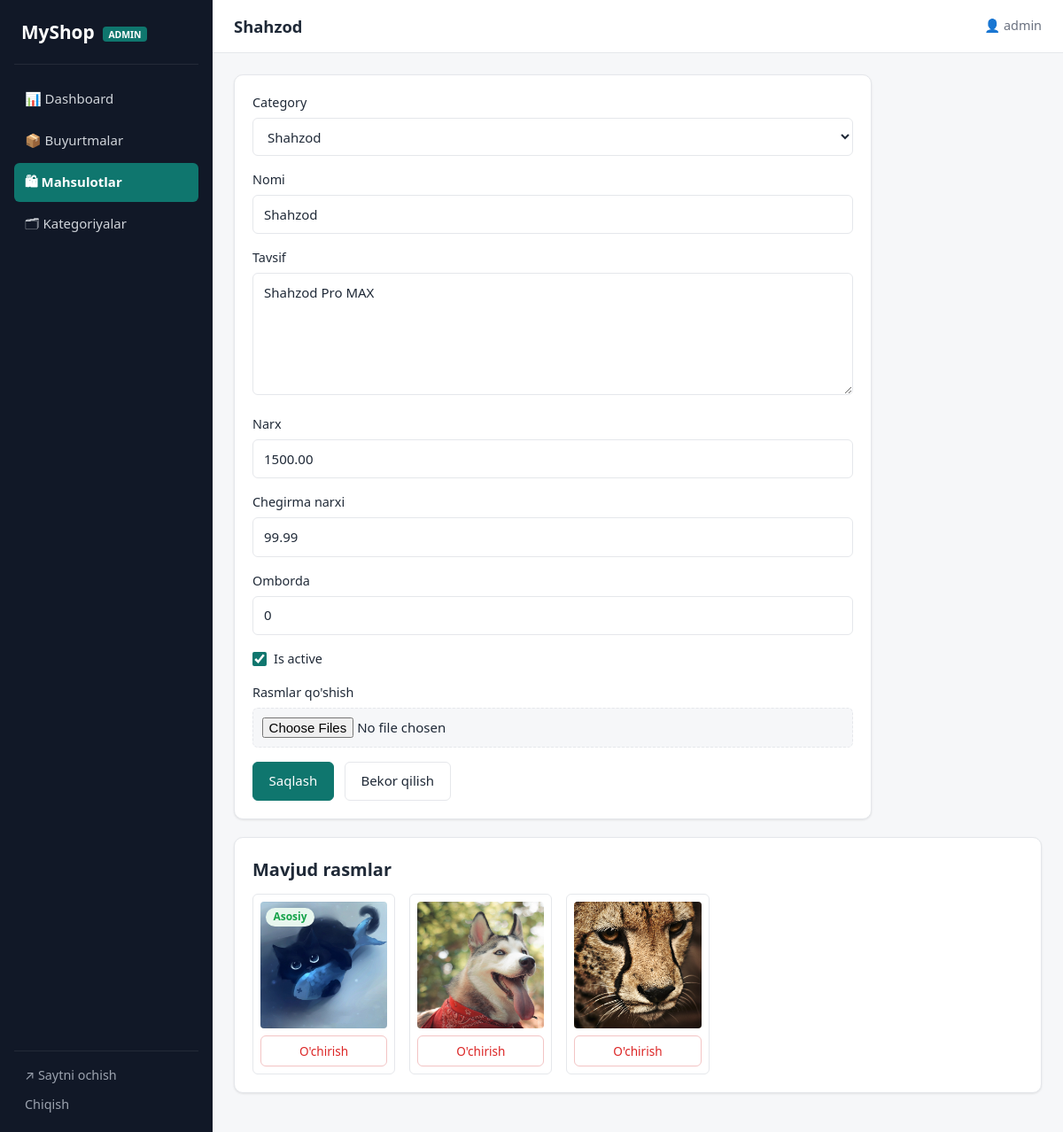
/panel/products/1/edit/ (signed in), run on the app's committed database.
### marketapp/models.py (models this page shows, shortened)
class Product(models.Model):
    category = models.ForeignKey(Category, on_delete=models.PROTECT, related_name='products')
    name = models.CharField("Nomi", max_length=200)
    slug = models.SlugField(unique=True)
    description = models.TextField("Tavsif", blank=True)
    price = models.DecimalField("Narx", max_digits=12, decimal_places=2)
    discount_price = models.DecimalField("Chegirma narxi", max_digits=12, decimal_places=2, null=True, blank=True)
    stock = models.PositiveIntegerField("Omborda", default=0)
    is_active = models.BooleanField(default=True)
    created_at = models.DateTimeField(auto_now_add=True)
    updated_at = models.DateTimeField(auto_now=True)
    class Meta:
        ordering = ['-created_at']

class ProductImage(models.Model):
    product = models.ForeignKey(Product, on_delete=models.CASCADE, related_name='images')
    image = models.ImageField(upload_to='products/')
    is_main = models.BooleanField(default=False)

### marketapp/views.py (the view, shortened to what this page needs)
# urls.py: path('panel/products/<int:pk>/edit/', views.panel_product_form, name='panel_product_edit'),
@staff_required
def panel_product_form(request, pk=None):
    product = get_object_or_404(Product, pk=pk) if pk else None
    form = ProductForm(request.POST or None, instance=product)
    return render(request, 'shop/panel/product_form.html', {'form': form, 'product': product})

### marketapp/views.py (shortened to what this page needs)
class ProductForm(forms.ModelForm):
    class Meta:
        model = Product
        fields = ('category', 'name', 'description', 'price', 'discount_price', 'stock', 'is_active')
        widgets = {'description': forms.Textarea(attrs={'rows': 5})}

### marketapp/models.py (called while the page is built)
    def __str__(self):
        return self.name

### marketapp/views.py (called while the page is built)
def cart_count(request):
    return {'cart_count': len(Cart(request))}

    def __len__(self):
        return sum(self.cart.values())

### marketapp/templates/shop/panel/product_form.html (shortened to what this page needs)
{% extends 'shop/panel/base.html' %}
{% block page_title %}{% if product %}{{ product.name }}{% else %}Yangi mahsulot{% endif %}{% endblock %}
{% block content %}
<form method="post" enctype="multipart/form-data" class="card form">
  {% include 'shop/includes/form_fields.html' %}
  <div class="form__group">
    <label>Rasmlar qo'shish</label>
    <input type="file" name="images" accept="image/*" multiple>
  </div>
  <div class="row">
    <button class="btn btn--primary">Saqlash</button>
    <a href="{% url 'panel_products' %}" class="btn">Bekor qilish</a>
  </div>
</form>
{% if product and product.images.all %}
<div class="card">
  <h2>Mavjud rasmlar</h2>
  <div class="images">
    {% for img in product.images.all %}
      <div class="images__item">
        <img src="{{ img.image.url }}" alt="">
        {% if img.is_main %}<span class="badge badge--ok">Asosiy</span>{% endif %}
        <form method="post" action="{% url 'panel_image_delete' img.pk %}">
          {% csrf_token %}<button class="btn btn--sm btn--danger">O'chirish</button>
        </form>
      </div>
    {% endfor %}
  </div>
</div>
{% endif %}
{% endblock %}

### marketapp/templates/shop/panel/base.html (shortened to what this page needs)
{% load static %}
<!DOCTYPE html>
<html lang="uz">
<head>
  <link rel="stylesheet" href="{% static 'includes/components.css' %}">
  <link rel="stylesheet" href="{% static 'panel/panel.css' %}">
</head>
<body class="panel">
  <aside class="sidebar" id="sidebar">
    <a href="{% url 'panel_dashboard' %}" class="sidebar__logo">MyShop <small>admin</small></a>
    {% with url_name=request.resolver_match.url_name %}
    <nav class="sidebar__nav">
      <a href="{% url 'panel_dashboard' %}" class="{% if url_name == 'panel_dashboard' %}active{% endif %}">📊 Dashboard</a>
      <a href="{% url 'panel_orders' %}" class="{% if 'order' in url_name %}active{% endif %}">📦 Buyurtmalar</a>
      <a href="{% url 'panel_products' %}" class="{% if 'product' in url_name %}active{% endif %}">🛍 Mahsulotlar</a>
      <a href="{% url 'panel_categories' %}" class="{% if 'categor' in url_name %}active{% endif %}">🗂 Kategoriyalar</a>
    </nav>
    {% endwith %}
    <div class="sidebar__bottom">
      <a href="{% url 'home' %}" target="_blank">↗ Saytni ochish</a>
      <form method="post" action="{% url 'logout' %}">{% csrf_token %}<button class="link">Chiqish</button></form>
    </div>
  </aside>
  <div class="panel__main">
    <header class="topbar">
      <h1 class="topbar__title">{% block page_title %}{% endblock %}</h1>
      <span class="topbar__user">👤 {{ user.username }}</span>
    </header>
    <section class="panel__content">{% block content %}{% endblock %}</section>
  </div>
</body>
</html>

### marketapp/templates/shop/includes/form_fields.html (shortened to what this page needs)
{% for field in form %}
  <div class="form__group{% if field.errors %} has-error{% endif %}">
    {% if field.field.widget.input_type == 'checkbox' %}
      <label class="checkbox">{{ field }} {{ field.label }}</label>
    {% else %}
      <label for="{{ field.id_for_label }}">{{ field.label }}</label>
      {{ field }}
    {% endif %}
  </div>
{% endfor %}

### marketapp/static/includes/components.css (style rules this page uses)
:root { --primary: #0f766e; --primary-dark: #0b5d57; --primary-light: #e6f4f2; --accent: #f97316; --danger: #dc2626; --danger-light: #fdecec; --warning: #d97706; --warning-light: #fef3e2; --success: #16a34a; --success-light: #e8f7ee; --info: #2563eb; --info-light: #e8effd; --text: #1f2937; --text-muted: #6b7280; --border: #e5e7eb; --bg: #f6f7f9; --white: #ffffff; --radius: 10px; --radius-sm: 6px; --shadow: 0 1px 3px rgba(0, 0, 0, .06), 0 1px 2px rgba(0, 0, 0, .04); --shadow-lg: 0 10px 25px rgba(0, 0, 0, .08); --container: 1200px; --font: system-ui, -apple-system, "Segoe UI", Roboto, Arial, sans-serif; }
*, *::before, *::after { box-sizing: border-box; margin: 0; padding: 0; }
body { font-family: var(--font); font-size: 15px; line-height: 1.55; color: var(--text); background: var(--bg); }
a { color: var(--primary); text-decoration: none; }
img { max-width: 100%; display: block; }
h1 { font-size: 1.75rem; line-height: 1.25; margin-bottom: 1rem; }
h2 { font-size: 1.25rem; margin-bottom: .75rem; }
.row { display: flex; gap: .75rem; align-items: center; flex-wrap: wrap; }
.btn { display: inline-flex; align-items: center; justify-content: center; gap: .4rem; padding: .6rem 1.1rem; font: inherit; font-weight: 500; color: var(--text); background: var(--white); border: 1px solid var(--border); border-radius: var(--radius-sm); cursor: pointer; transition: background .15s, border-color .15s, color .15s; white-space: nowrap; }
.btn--primary { background: var(--primary); border-color: var(--primary); color: var(--white); }
.btn--danger { color: var(--danger); border-color: #f3c4c4; }
.btn--sm { padding: .35rem .7rem; font-size: .85rem; }
button.link { background: none; border: none; font: inherit; color: var(--primary); cursor: pointer; padding: 0; }
.card { background: var(--white); border: 1px solid var(--border); border-radius: var(--radius); padding: 1.25rem; box-shadow: var(--shadow); margin-bottom: 1.25rem; }
.badge { display: inline-block; min-width: 1.4rem; padding: .1rem .5rem; font-size: .75rem; font-weight: 600; text-align: center; border-radius: 999px; background: #eef0f3; color: var(--text-muted); }
.badge--ok { background: var(--success-light); color: var(--success); }
.form__group { margin-bottom: 1rem; }
.form__group label { display: block; margin-bottom: .35rem; font-weight: 500; font-size: .9rem; }
input:not([type="checkbox"]):not([type="radio"]):not([type="file"]):not([type="hidden"]), select, textarea { width: 100%; padding: .6rem .75rem; font: inherit; color: var(--text); background: var(--white); border: 1px solid var(--border); border-radius: var(--radius-sm); transition: border-color .15s, box-shadow .15s; }
textarea { resize: vertical; }
input[type="checkbox"] { width: 1rem; height: 1rem; accent-color: var(--primary); }
input[type="file"] { width: 100%; padding: .6rem; font: inherit; background: var(--bg); border: 1px dashed var(--border); border-radius: var(--radius-sm); cursor: pointer; }
.checkbox { display: flex !important; align-items: center; gap: .5rem; cursor: pointer; }

### data on the page
Product: name "Shahzod", form "Shahzod" "Shahzod" "Shahzod Pro MAX" "1500.00" "99.99" "0", form "☑"
ProductImage: image (picture), is_main "Asosiy"
ProductImage: image (picture)
ProductImage: image (picture)

### other printed values
{{ user.username }} "admin"
{{ field.label }} "Category" "Nomi" "Tavsif" "Narx" "Chegirma narxi" "Omborda"
{{ field.label }} "Is active"
